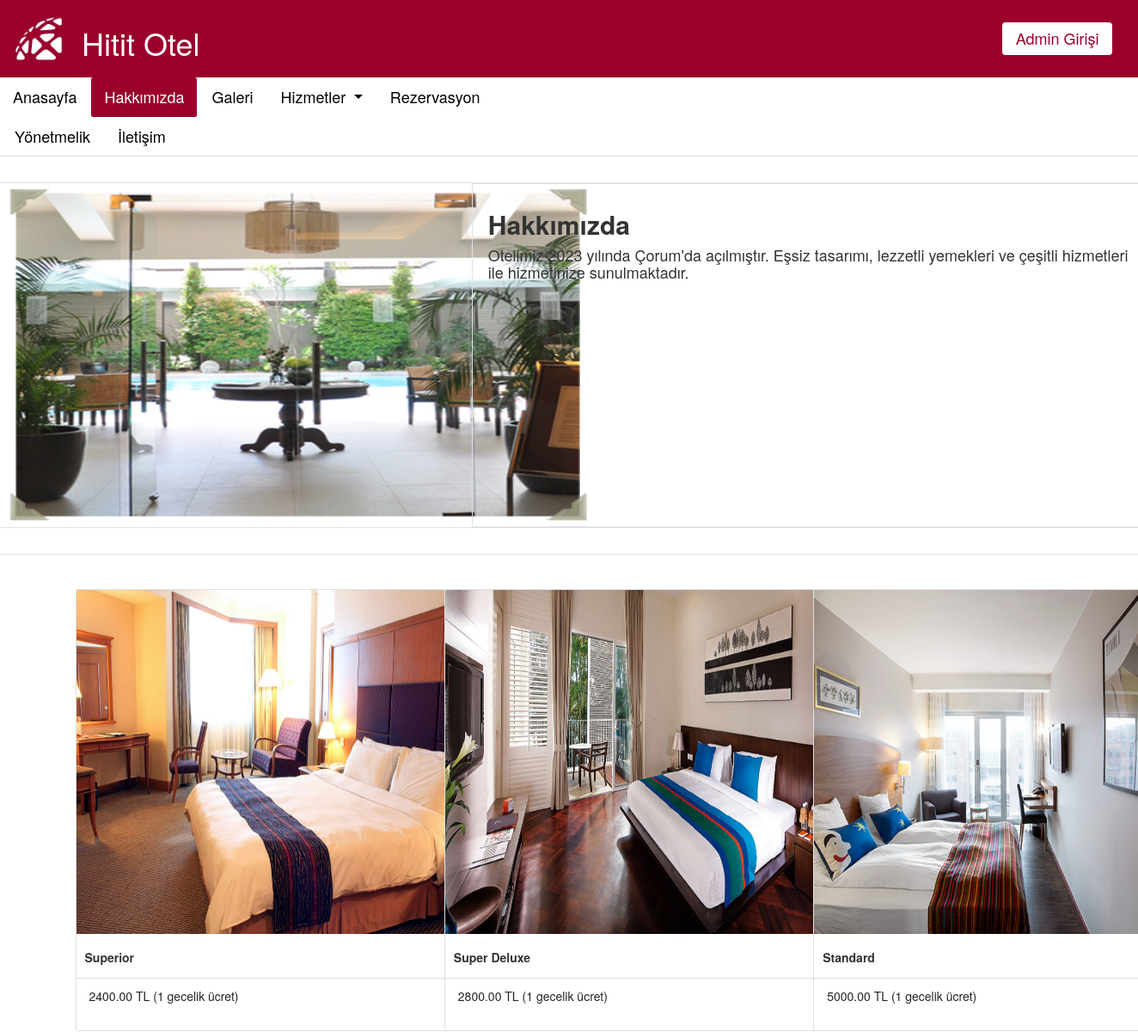
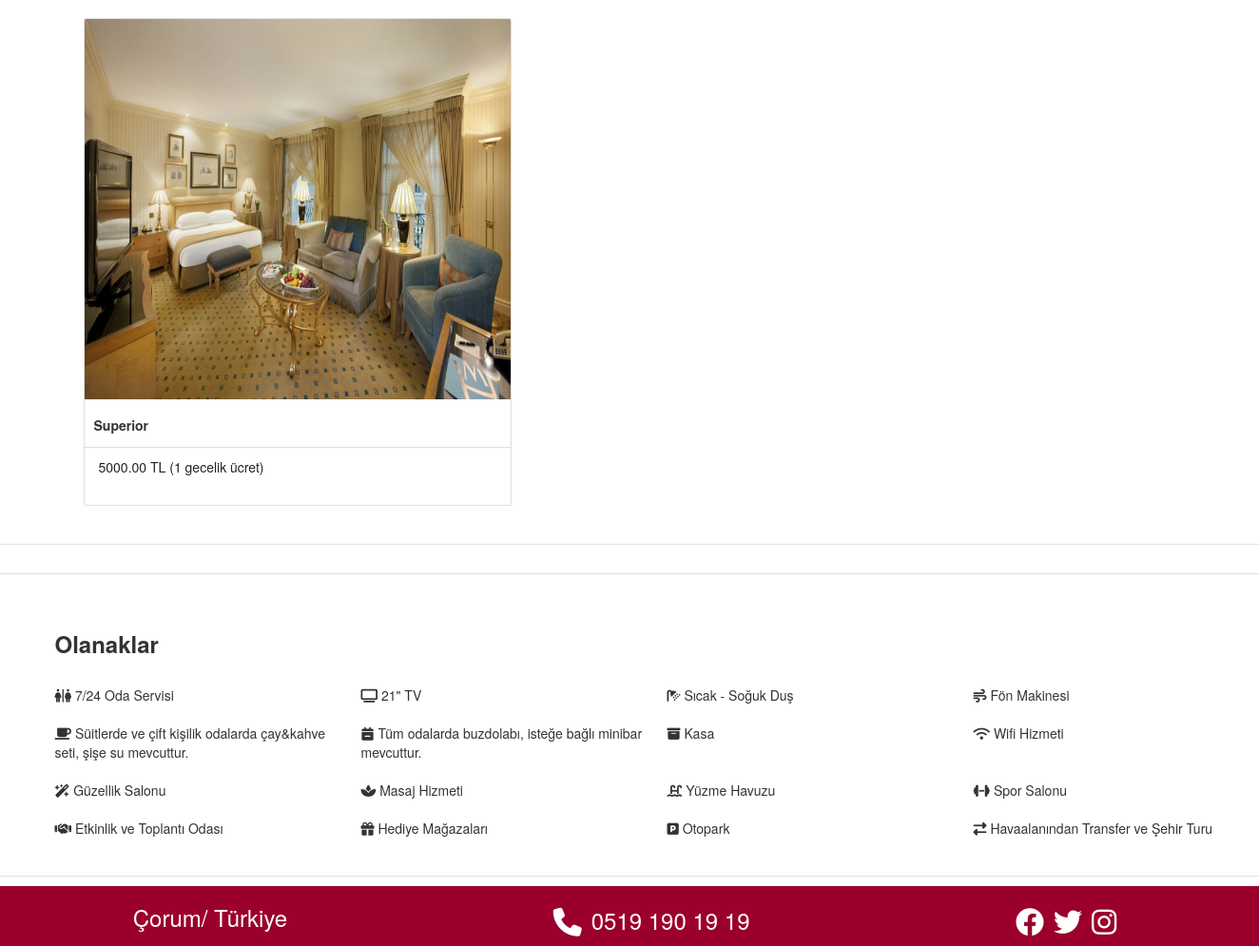
The app's page /Hotel-Reservation-system/aboutus.php with its own data (2 pictures, top to bottom).
### tables this page shows
CREATE TABLE `room` (
  `room_id` int(11) NOT NULL AUTO_INCREMENT,
  `room_type` varchar(50) NOT NULL,
  `price` varchar(11) NOT NULL,
  `photo` varchar(100) NOT NULL,
  PRIMARY KEY (`room_id`)
);

### Hotel-Reservation-system/aboutus.php (the view, shortened to what this page needs)
<!DOCTYPE html>
<html lang = "en">
	<head>
		<link rel="stylesheet" href="https://cdnjs.cloudflare.com/ajax/libs/font-awesome/6.3.0/css/all.min.css" />
		<link href="https://cdn.jsdelivr.net/npm/bootstrap@5.1.3/dist/css/bootstrap.min.css" rel="stylesheet">
		<link rel = "stylesheet" type = "text/css" href = "css/bootstrap.css " />
		<link rel="stylesheet" href="css/style.css">
	</head>
<body>
	<nav  class = "border-bottom">
		<div id = "logo" style = "background-color: #9B002C;" class ="d-flex justify-content-between">
			<a href="index.php" class = "d-flex align-items-center">
				<img src="images/logo.jpg" alt="" width="90">
				<h1 class= "text-white ms-2">Hitit Otel</h1>
			</a>
			<a href="admin/index.php" class = "d-flex align-items-center me-5">
				<button class="btn bg-outline-info">
					<h4 class="p-0 m-1">Admin Girişi</h4>
				</button>
			</a>
		</div>
		<div id = "menu">
			<ul id = "" class="nav nav-pills">
				<li class="nav-item"><a href = "index.php" class="nav-link" aria-current="page">Anasayfa</a></li>
				<li class="nav-item"><a href = "aboutus.php" class="nav-link active">Hakkımızda</a></li>
				<li class="nav-item"><a href = "gallery.php" class="nav-link">Galeri</a></li>
				<li class="nav-item dropdown">
				<a class="nav-link dropdown-toggle" href="#" role="button" data-bs-toggle="dropdown" aria-expanded="false">
					Hizmetler
				</a>
				</li>
				<li class="nav-item"><a href = "reservation.php" class="nav-link">Rezervasyon</a></li>
				<li class="nav-item"><a href = "rulesandregulation.php" class="nav-link">Yönetmelik</a></li>
				<li class="nav-item"><a href = "contactus.php" class="nav-link">İletişim</a></li>
			</ul>
		</div>
	</nav>
	<div class="hakkımızda mt-5">
		<div class = "row border">
			<div class = "col-5">
				<img src="images/about.jpg" alt="" width= "700"height="400">
			</div>
			<div class = "col-7 border">
			<div class="card-body">
				<h2 class="card-title"><b>Hakkımızda</b></h2>
				<h4 class="card-text">Otelimiz 2023 yılında Çorum'da açılmıştır. Eşsiz tasarımı, lezzetli yemekleri ve çeşitli hizmetleri ile hizmetinize sunulmaktadır.</h4>
			</div>
			</div>
		</div>
	</div>
	<div class = "row mt-5 border py-5" style = "padding-left: 8vh;">
			<?php
				require_once 'admin/connect.php';
				$query = $conn->query("SELECT * FROM `room` ORDER BY `price` ASC") or die(mysql_error());
				while($fetch = $query->fetch_array()){
			?>
		<div class="col-4 py-3">
			<div class="card ms-5" style="width: 45rem;">
				<img src = "photo/<?php echo $fetch['photo']?>" height = "400px" class="card-img-top" alt="...">
				<div class="card-body">
					<h5 class="card-title"><b><?php echo $fetch['room_type']?></b></h5>
				</div>
				<ul class="list-group list-group-flush">
					<li class="list-group-item"><?php echo $fetch['price'].".00 TL (1 gecelik ücret)"?></li>
				</ul>
			</div>
		</div>
		<?php
					}
		?>
	</div>
	<div class = "row mt-5 border py-5" style = "padding-left: 8vh;">
		<div class="col-12 py-3">
			<h3><b>Olanaklar</b></h3>
		</div>
		<div class="col-3 py-3">
			<i class="fa-sharp fa-solid fa-restroom"></i> 7/24 Oda Servisi
		</div>
		<div class="col-3 py-3">
			<i class="fa-solid fa-tv"></i> 21" TV
		</div>
		<div class="col-3 py-3">
			<i class="fa-sharp fa-solid fa-shower"></i> Sıcak - Soğuk Duş
		</div>
		<div class="col-3 py-3">
		    <i class="fa-solid fa-wind"></i> Fön Makinesi
		</div>
		<div class="col-3 py-3">
			<i class="fa-solid fa-mug-saucer"></i> Süitlerde ve çift kişilik odalarda çay&kahve seti, şişe su mevcuttur.
		</div>
		<div class="col-3 py-3">
            <i class="fa-solid fa-calendar-minus"></i> Tüm odalarda buzdolabı, isteğe bağlı minibar mevcuttur.
		</div>
		<div class = "col-3 py-3">
		    <i class="fa-solid fa-box-archive"></i> Kasa
		</div>
		<div class = "col-3 py-3">
		    <i class="fa-solid fa-wifi"></i> Wifi Hizmeti
		</div>
		<div class = "col-3 py-3">
		    <i class="fa-solid fa-wand-magic-sparkles"></i> Güzellik Salonu
		</div>
		<div class = "col-3 py-3">
		    <i class="fa-solid fa-spa"></i> Masaj Hizmeti
		</div>
		<div class = "col-3 py-3">
           <i class="fa-solid fa-water-ladder"></i> Yüzme Havuzu
		</div>
		<div class = "col-3 py-3">
           <i class="fa-solid fa-dumbbell"></i> Spor Salonu
		</div>
		<div class = "col-3 py-3">
           <i class="fa-solid fa-handshake"></i> Etkinlik ve Toplantı Odası
		</div>
		<div class = "col-3 py-3">
          <i class="fa-solid fa-gift"></i> Hediye Mağazaları
		</div>
		<div class = "col-3 py-3">
           <i class="fa-solid fa-square-parking"></i> Otopark
		</div>
		<div class = "col-3 py-3">
          <i class="fa-solid fa-right-left"></i> Havaalanından Transfer ve Şehir Turu
		</div>
	</div>
	<footer class = "d-flex mt-3 justify-content-around" style="background-color: #9B002C !important; color: white !important;">
		<h3>Çorum/ Türkiye</h3>
		<div class = "d-flex align-items-center">
			<h2 class = "me-3"><i class="fa-solid fa-phone"></i></h2>
			<h3 class = "">0519 190 19 19</h3>
		</div>
		<div class = "d-flex">
			<h2 class = "me-3"><i class="fa-brands fa-facebook"></i></h2>
			<h2 class = "me-3"><i class="fa-brands fa-twitter"></i></h2>
			<h2 class = "me-3"><i class="fa-brands fa-instagram"></i></h2>
		</div>
	</footer>
</body>
</html>

### Hotel-Reservation-system/css/style.css (style rules this page uses)
html { overflow-x: hidden; }
a { text-decoration: none; }
#menu .nav-item a { color: black; }
#menu { list-style-type:none; font-size:18px; width: 50%; }
#menu li { display:inline; height: 100%; }
.active { background-color: #9B002C !important; color: white !important; }
.bg-outline-info { background-color: white !important; color: #9B002C !important; }

### records on screen
room: photo (picture), room_type "Superior", price "2400"
room: photo (picture), room_type "Super Deluxe", price "2800"
room: photo (picture), room_type "Standard", price "5000"
room: photo (picture), room_type "Superior", price "5000"
